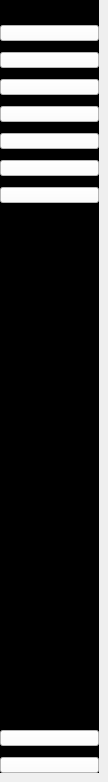
       <widget class="QWidget" name="page_4">
        <widget class="QWidget" name="left_menue_brief" native="true">
         <property name="geometry">
          <rect>
           <x>0</x>
           <y>0</y>
           <width>99</width>
           <height>773</height>
          </rect>
         </property>
         <property name="styleSheet">
          <string notr="true">QWidget{
background-color:black;
}
QPushButton
{
	background-color:white;
margin-top:5;
}</string>
         </property>
         <layout class="QVBoxLayout" name="verticalLayout_27">
          <item>
           <widget class="QLabel" name="lbl_icon_righ_2">
            <property name="maximumSize">
             <size>
              <width>81</width>
              <height>81</height>
             </size>
            </property>
            <property name="text">
             <string/>
            </property>
            <property name="pixmap">
             <pixmap resource="resources.qrc">:/images/images/applyche.jpg</pixmap>
            </property>
            <property name="scaledContents">
             <bool>true</bool>
            </property>
           </widget>
          </item>
          <item>
           <layout class="QVBoxLayout" name="verticalLayout_8">
            <item>
             <layout class="QVBoxLayout" name="verticalLayout_5">
              <item>
               <widget class="QPushButton" name="btn_home_left">
                <property name="text">
                 <string/>
                </property>
                <property name="icon">
                 <iconset resource="resources.qrc">
                  <normaloff>:/images/images/home.png</normaloff>:/images/images/home.png</iconset>
                </property>
                <property name="iconSize">
                 <size>
                  <width>61</width>
                  <height>61</height>
                 </size>
                </property>
                <property name="checkable">
                 <bool>true</bool>
                </property>
                <property name="autoExclusive">
                 <bool>true</bool>
                </property>
               </widget>
              </item>
              <item>
               <widget class="QPushButton" name="btn_email_template_left">
                <property name="text">
                 <string/>
                </property>
                <property name="icon">
                 <iconset resource="resources.qrc">
                  <normaloff>:/images/images/email_template.jpg</normaloff>:/images/images/email_template.jpg</iconset>
                </property>
                <property name="iconSize">
                 <size>
                  <width>61</width>
                  <height>61</height>
                 </size>
                </property>
                <property name="checkable">
                 <bool>true</bool>
                </property>
                <property name="autoExclusive">
                 <bool>true</bool>
                </property>
               </widget>
              </item>
              <item>
               <widget class="QPushButton" name="btn_send_email_left">
                <property name="text">
                 <string/>
                </property>
                <property name="icon">
                 <iconset resource="resources.qrc">
                  <normaloff>:/images/images/send_email.png</normaloff>:/images/images/send_email.png</iconset>
                </property>
                <property name="iconSize">
                 <size>
                  <width>61</width>
                  <height>61</height>
                 </size>
                </property>
                <property name="checkable">
                 <bool>true</bool>
                </property>
                <property name="autoExclusive">
                 <bool>true</bool>
                </property>
               </widget>
              </item>
              <item>
               <widget class="QPushButton" name="btn_left_professor_list">
                <property name="text">
                 <string/>
                </property>
                <property name="icon">
                 <iconset resource="resources.qrc">
                  <normaloff>:/images/images/professors.png</normaloff>:/images/images/professors.png</iconset>
                </property>
                <property name="iconSize">
                 <size>
                  <width>61</width>
                  <height>61</height>
                 </size>
                </property>
                <property name="checkable">
                 <bool>true</bool>
                </property>
                <property name="autoExclusive">
                 <bool>true</bool>
                </property>
               </widget>
              </item>
              <item>
               <widget class="QPushButton" name="btn_statics_left">
                <property name="text">
                 <string/>
                </property>
                <property name="icon">
                 <iconset resource="resources.qrc">
                  <normaloff>:/images/images/report.png</normaloff>:/images/images/report.png</iconset>
                </property>
                <property name="iconSize">
                 <size>
                  <width>61</width>
                  <height>61</height>
                 </size>
                </property>
                <property name="checkable">
                 <bool>true</bool>
                </property>
                <property name="autoExclusive">
                 <bool>true</bool>
                </property>
               </widget>
              </item>
              <item>
               <widget class="QPushButton" name="btn_left_expriences">
                <property name="text">
                 <string/>
                </property>
                <property name="icon">
                 <iconset resource="resources.qrc">
                  <normaloff>:/images/images/write_your_Exprience.png</normaloff>:/images/images/write_your_Exprience.png</iconset>
                </property>
                <property name="iconSize">
                 <size>
                  <width>61</width>
                  <height>61</height>
                 </size>
                </property>
                <property name="checkable">
                 <bool>true</bool>
                </property>
                <property name="autoExclusive">
                 <bool>true</bool>
                </property>
               </widget>
              </item>
              <item>
               <widget class="QPushButton" name="btn_left_results">
                <property name="text">
                 <string/>
                </property>
                <property name="icon">
                 <iconset resource="resources.qrc">
                  <normaloff>:/images/images/results.png</normaloff>:/images/images/results.png</iconset>
                </property>
                <property name="iconSize">
                 <size>
                  <width>61</width>
                  <height>61</height>
                 </size>
                </property>
                <property name="checkable">
                 <bool>true</bool>
                </property>
                <property name="autoExclusive">
                 <bool>true</bool>
                </property>
               </widget>
              </item>
             </layout>
            </item>
            <item>
             <spacer name="verticalSpacer">
              <property name="orientation">
               <enum>Qt::Orientation::Vertical</enum>
              </property>
              <property name="sizeHint" stdset="0">
               <size>
                <width>20</width>
                <height>58</height>
               </size>
              </property>
             </spacer>
            </item>
            <item>
             <layout class="QVBoxLayout" name="verticalLayout_4">
              <item>
               <widget class="QPushButton" name="btn_profile_left">
                <property name="icon">
                 <iconset resource="resources.qrc">
                  <normaloff>:/images/images/profile.png</normaloff>:/images/images/profile.png</iconset>
                </property>
                <property name="iconSize">
                 <size>
                  <width>30</width>
                  <height>30</height>
                 </size>
                </property>
                <property name="checkable">
                 <bool>true</bool>
                </property>
                <property name="autoExclusive">
                 <bool>true</bool>
                </property>
               </widget>
              </item>
              <item>
               <widget class="QPushButton" name="btn_logout_left">
                <property name="text">
                 <string/>
                </property>
                <property name="icon">
                 <iconset resource="resources.qrc">
                  <normaloff>:/images/images/pngtree-vector-logout-icon-png-image_958608.jpg</normaloff>:/images/images/pngtree-vector-logout-icon-png-image_958608.jpg</iconset>
                </property>
                <property name="iconSize">
                 <size>
                  <width>30</width>
                  <height>30</height>
                 </size>
                </property>
                <property name="checkable">
                 <bool>true</bool>
                </property>
                <property name="autoExclusive">
                 <bool>true</bool>
                </property>
               </widget>
              </item>
             </layout>
            </item>
           </layout>
          </item>
         </layout>
        </widget>
       </widget>
